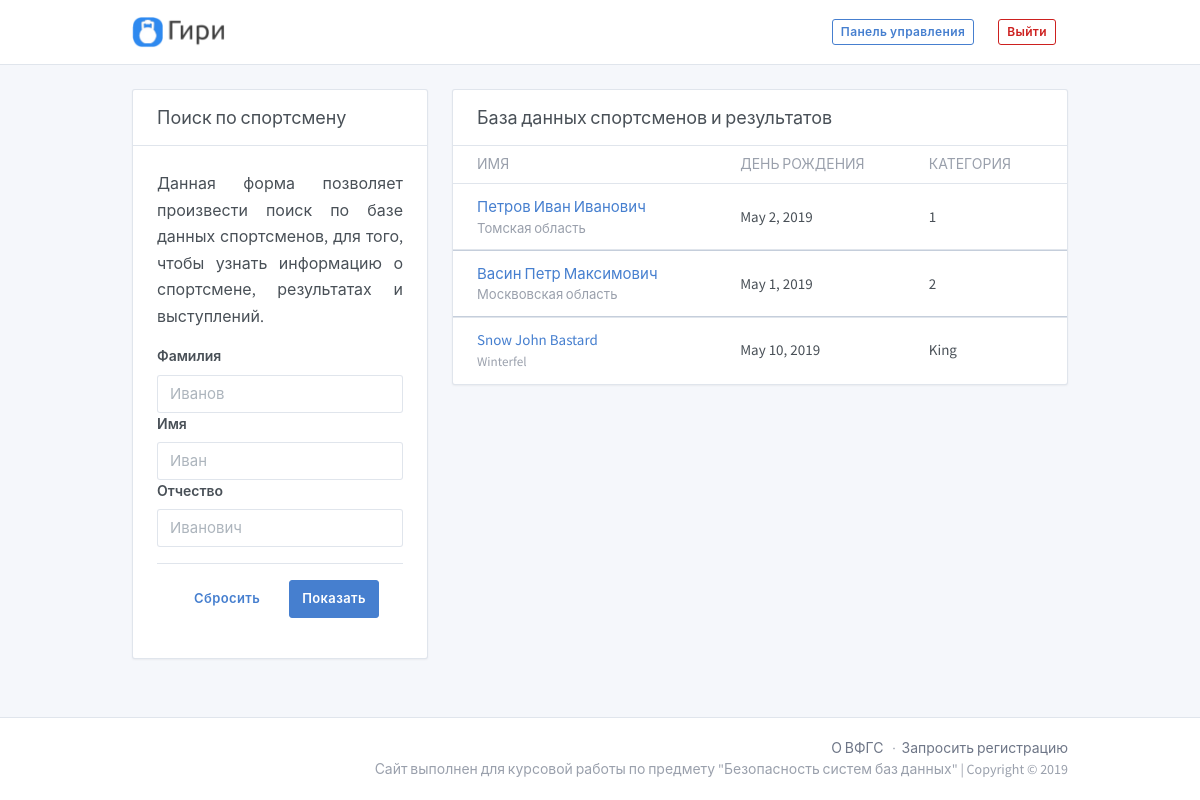
/ (signed in), run on the app's committed database.
### giri/models.py (models this page shows)
class Sportsmen(models.Model):
	name = models.CharField(max_length = 30)
	surname = models.CharField(max_length = 30)
	patronymic = models.CharField(max_length = 30)
	region = models.CharField(max_length = 30)
	dateofbirth = models.DateField(default = date.today())
	category = models.CharField(max_length = 30)

### giri/views.py (the view)
# urls.py: path('', views.index),
def index(request):
	if request.method == "POST":
		if ('find' in request.POST):
			name = request.POST.get("name")
			surname = request.POST.get("surname")
			patronymic = request.POST.get("patronymic")
			sportsmens = Sportsmen.objects.none()
			if not name == '':
				if not surname == '':
					if not patronymic == '':
						sportsmens = Sportsmen.objects.filter(name = name, surname = surname, patronymic = patronymic)
					else:
						sportsmens = Sportsmen.objects.filter(name = name, surname = surname)
				elif not patronymic == '':
					sportsmens = Sportsmen.objects.filter(name = name, patronymic = patronymic)
				else:
					sportsmens = Sportsmen.objects.filter(name = name)
			else:
				if not surname == '':
					if not patronymic == '':
						sportsmens = Sportsmen.objects.filter(surname = surname, patronymic = patronymic)
					else:
						sportsmens = Sportsmen.objects.filter(surname = surname)
				elif not patronymic == '':
					sportsmens = Sportsmen.objects.filter(patronymic = patronymic)
			results = Result.objects.none()
			for sportsmen in sportsmens:
				results |= Result.objects.filter(sportsmenid = sportsmen)
			return render(request, "index.html", {"sportsmens": sportsmens, "results": results})
		elif ('signin' in request.POST):
			login = request.POST.get("login")
			password = request.POST.get("password")
	else:
		return render(request, "index.html", {"sportsmens": Sportsmen.objects.all(), "results": Result.objects.all(), "isauth": request.session.get('isauth', False), "userid": request.session.get('userid', -1),"usertype": request.session.get('usertype', "U")})

### giri/templates/index.html (shortened to what this page needs)
{% extends "base.html" %}
{% load staticfiles %}
{% block content %}
<div class="my-3 my-md-5">
	<div class="container">
		<div class="row">
			<div class="col-lg-4">
				<div class="card">
					<div class="card-header">
						<h3 class="card-title">Поиск по спортсмену</h3>
					</div>
					<div class="card-body">
						<div class="text-wrap">
							<p class="text-justify">Данная форма позволяет произвести поиск по базе данных спортсменов,
							для того, чтобы узнать информацию о спортсмене, результатах и выступлений.
							</p>
						<form id="submitForm" method="POST" action="/">
							<div class="form-group">
								<label class="form-label">Фамилия</label>
								<input type="text" class="form-control" name="surname" placeholder="Иванов">
								<label class="form-label">Имя</label>
								<input type="text" class="form-control" name="name" placeholder="Иван">
								<label class="form-label">Отчество</label>
								<input type="text" class="form-control" name="patronymic" placeholder="Иванович">
							</div>
							<div class="card-footer text-right">
								<div class="d-flex">
									<input type="button" class="btn btn-link" onclick="clearForms()" value="Сбросить">
									<button type="submit" class="btn btn-primary ml-auto" name="find">Показать</button>
								</div>
							</div>
						</form>
					</div>
				</div>
			</div>
		</div>
		<div class="col-lg-8">
			<div class="card">
				<div class="card-header">
					<h3 class="card-title">База данных спортсменов и результатов</h3>
				</div>
				<div class="table-responsive">
						<form>
						{% if sportsmens.count > 0 %}
						<table class="table table-hover table-outline table-vcenter text-nowrap card-table">
							<thead>
								<tr>
									<th>Имя</th>
									<th>День рождения</th>
									<th>Категория</th>
								</tr>
							</thead>
							{% for sportsmen in sportsmens %}
							<tbody>
									{% for result in results %}
									<tr>
									{% if result.sportsmenid.id == sportsmen.id %}
									<td>
										<div>
											<a href="/profile/">
											{{ sportsmen.surname }}
											{{ sportsmen.name }}
											{{ sportsmen.patronymic }}
											</a>
										</div>
										<div class="small text-muted">
											{{ sportsmen.region }}
										</div>
									</td>
									<td>{{ sportsmen.dateofbirth }}</td>
									<td>{{ sportsmen.category }}</td>
									{% endif%}
									{% endfor %}
								</tr>
							</tbody>
							{% endfor %}
						</table>
						{% endif %}
						</form>
				</div>
			</div>
		</div>
	</div>
</div>
{% endblock content %}

### data on the page
Sportsmen: surname "Петров", name "Иван", patronymic "Иванович", region "Томская область", dateofbirth "May 2, 2019", category "1"
Sportsmen: surname "Васин", name "Петр", patronymic "Максимович", region "Москвовская область", dateofbirth "May 1, 2019", category "2"
Sportsmen: surname "Snow", name "John", patronymic "Bastard", region "Winterfel", dateofbirth "May 10, 2019", category "King"
